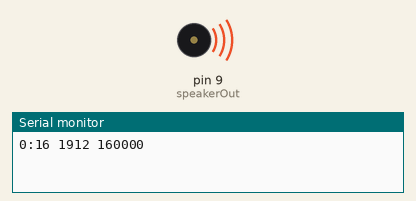
Bench run of a sketch on a simulated Arduino Uno, built with avr-gcc and run on an emulated ATmega328P. Shown: buzzer (waves = sounding), the last lines printed to the serial monitor.

Above: at 0.2 s.
At 13.0 s:
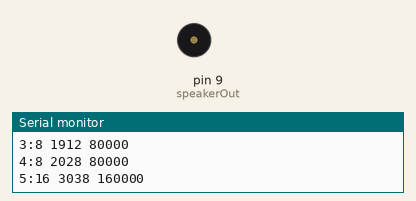
Timing chart, 0 to 13.7 s (numbered marks = the images above):
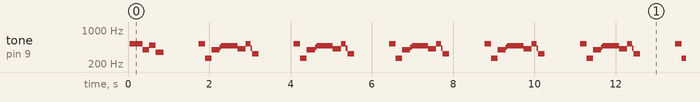

The sketch:

melody.ino
```cpp
//I didn't write this code, merely adapted it from some other source that I can't
//find a link to write now.  Though I'm sure a search for bletcherous arduino would
//turn it up.

#define  cref     3830    // 261 Hz
#define  dref     3400    // 294 Hz
#define  eref     3038    // 329 Hz
#define  fref     2864    // 349 Hz
#define  gref    2550    // 392 Hz
#define  aref     2272    // 440 Hz
#define  bref     2028    // 493 Hz
#define  Cref     1912    // 523 Hz
// Define a special note, 'R', to represent a rest
#define  Rest     0

int speakerOut = 9;
int DEBUG = 1;

void setup() {
  pinMode(speakerOut, OUTPUT);
  if (DEBUG) {
    Serial.begin(9600); // Set serial out if we want debugging
  }
}

int melody[] = {  Cref,  bref,  gref,  Cref,  bref,   eref,  Rest,  Cref,  cref,  gref, aref, Cref };
int beats[]  = { 16, 16, 16,  8,  8,  16, 32, 16, 16, 16, 8, 8 };
int MAX_COUNT = sizeof(melody) / 2; // Melody length, for looping.

// Set overall tempo
long tempo = 10000;
// Set length of pause between notes
int pause = 1000;
// Loop variable to increase Rest length
int rest_count = 100; //<-BLETCHEROUS HACK; See NOTES

// Initialize core variables
int tone_ = 0;
int beat = 0;
long duration  = 0;

// PLAY TONE  ==============================================
// Pulse the speaker to play a tone for a particular duration
void playTone() {
  long elapsed_time = 0;
  if (tone_ > 0) { // if this isn't a Rest beat, while the tone has
    //  played less long than 'duration', pulse speaker HIGH and LOW
    while (elapsed_time < duration) {

      digitalWrite(speakerOut,HIGH);
      delayMicroseconds(tone_ / 2);

      // DOWN
      digitalWrite(speakerOut, LOW);
      delayMicroseconds(tone_ / 2);

      // Keep track of how long we pulsed
      elapsed_time += (tone_);
    }
  }
  else { // Rest beat; loop times delay
    for (int j = 0; j < rest_count; j++) { // See NOTE on rest_count
      delayMicroseconds(duration);
    }
  }
}

// LET THE WILD RUMPUS BEGIN =============================
void loop() {
  // Set up a counter to pull from melody[] and beats[]
  for (int i=0; i<MAX_COUNT; i++) {
    tone_ = melody[i];
    beat = beats[i];

    duration = beat * tempo; // Set up timing

    playTone();
    // A pause between notes...
    delayMicroseconds(pause);

    if (DEBUG) { // If debugging, report loop, tone, beat, and duration
      Serial.print(i);
      Serial.print(":");
      Serial.print(beat);
      Serial.print(" ");
      Serial.print(tone_);
      Serial.print(" ");
      Serial.println(duration);
    }
  }
}

/*
 * NOTES
 * The program purports to hold a tone for 'duration' microseconds.
 *  Lies lies lies! It holds for at least 'duration' microseconds, _plus_
 *  any overhead created by incremeting elapsed_time (could be in excess of
 *  3K microseconds) _plus_ overhead of looping and two digitalWrites()
 *
 * As a result, a tone of 'duration' plays much more slowly than a rest
 *  of 'duration.' rest_count creates a loop variable to bring 'rest' beats
 *  in line with 'tone' beats of the same length.
 *
 * rest_count will be affected by chip architecture and speed, as well as
 *  overhead from any program mods. Past behavior is no guarantee of future
 *  performance. Your mileage may vary. Light fuse and get away.
 *
 * This could use a number of enhancements:
 * ADD code to let the programmer specify how many times the melody should
 *     loop before stopping
 * ADD another octave
 * MOVE tempo, pause, and rest_count to #define statements
 * RE-WRITE to include volume, using analogWrite, as with the second program at
 *          http://www.arduino.cc/en/Tutorial/PlayMelody
 * ADD code to make the tempo settable by pot or other input device
 * ADD code to take tempo or volume settable by serial communication
 *          (Requires 0005 or higher.)
 * ADD code to create a tone offset (higer or lower) through pot etc
 * REPLACE random melody with opening bars to 'Smoke on the Water'
 */
```

Measured:
- by itself, tone on pin 9 (speakerOut): plays 520 Hz for 0.32 s, 389 Hz for 0.16 s, 486 Hz for 0.16 s, 352 Hz for 0.20 s, 519 Hz for 0.16 s, 260 Hz for 0.16 s … (499 notes in this stretch)
